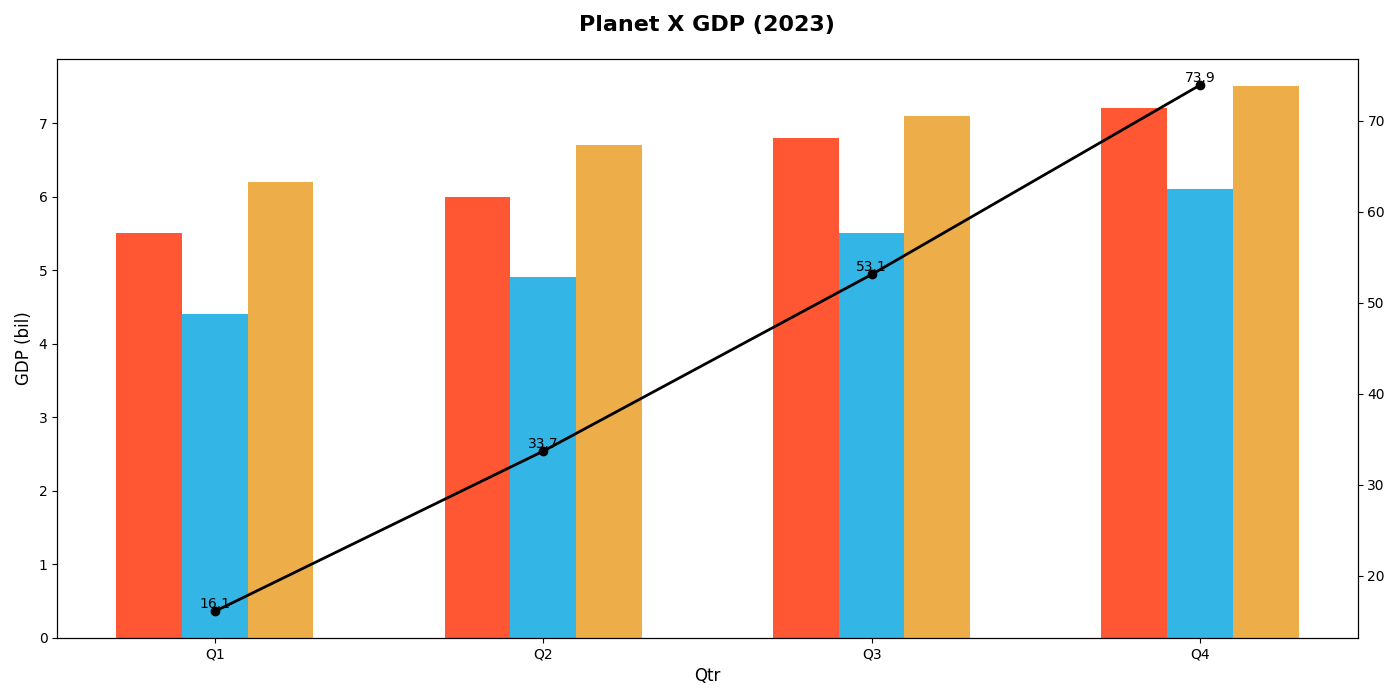

Recreate this plot in Python.
import matplotlib.pyplot as plt
import numpy as np

quarters = ['Q1', 'Q2', 'Q3', 'Q4']
agri_gdp = [5.5, 6.0, 6.8, 7.2]
manu_gdp = [4.4, 4.9, 5.5, 6.1]
serv_gdp = [6.2, 6.7, 7.1, 7.5]

cumulative_gdp = np.cumsum([sum(x) for x in zip(agri_gdp, manu_gdp, serv_gdp)])

fig, ax1 = plt.subplots(figsize=(14, 7))

width = 0.2
x_indices = np.arange(len(quarters))

# Changed the color palette for the bars
ax1.bar(x_indices - width, agri_gdp, width=width, color='#FF5733')  # Changed to a reddish color
ax1.bar(x_indices, manu_gdp, width=width, color='#33B5E5')  # Changed to a cyan color
ax1.bar(x_indices + width, serv_gdp, width=width, color='#EDAE49')  # Changed to a golden yellow color

ax1.set_title('Planet X GDP (2023)', fontsize=16, fontweight='bold', pad=20)
ax1.set_xlabel('Qtr', fontsize=12)
ax1.set_ylabel('GDP (bil)', fontsize=12)
ax1.set_xticks(x_indices)
ax1.set_xticklabels(quarters)

ax2 = ax1.twinx()
ax2.plot(x_indices, cumulative_gdp, color='black', marker='o', linestyle='-', linewidth=2)

for i, val in enumerate(cumulative_gdp):
    ax2.text(i, val, f'{val:.1f}', color='black', fontsize=10, ha='center', va='bottom')

plt.tight_layout()
plt.show()
